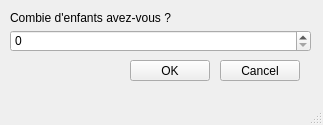
<?xml version="1.0" encoding="UTF-8"?>
<ui version="4.0">
 <class>MainWindow</class>
 <widget class="QMainWindow" name="MainWindow">
  <property name="enabled">
   <bool>true</bool>
  </property>
  <property name="geometry">
   <rect>
    <x>0</x>
    <y>0</y>
    <width>323</width>
    <height>125</height>
   </rect>
  </property>
  <property name="minimumSize">
   <size>
    <width>323</width>
    <height>125</height>
   </size>
  </property>
  <property name="maximumSize">
   <size>
    <width>323</width>
    <height>125</height>
   </size>
  </property>
  <property name="windowTitle">
   <string>MainWindow</string>
  </property>
  <widget class="QWidget" name="centralwidget">
   <widget class="QLabel" name="label">
    <property name="geometry">
     <rect>
      <x>10</x>
      <y>10</y>
      <width>191</width>
      <height>16</height>
     </rect>
    </property>
    <property name="text">
     <string>Combie d'enfants avez-vous ?</string>
    </property>
   </widget>
   <widget class="QSpinBox" name="spinBox">
    <property name="geometry">
     <rect>
      <x>10</x>
      <y>30</y>
      <width>301</width>
      <height>22</height>
     </rect>
    </property>
   </widget>
   <widget class="QPushButton" name="pushButton">
    <property name="geometry">
     <rect>
      <x>130</x>
      <y>60</y>
      <width>80</width>
      <height>21</height>
     </rect>
    </property>
    <property name="text">
     <string>OK</string>
    </property>
   </widget>
   <widget class="QPushButton" name="pushButton_2">
    <property name="geometry">
     <rect>
      <x>220</x>
      <y>60</y>
      <width>80</width>
      <height>21</height>
     </rect>
    </property>
    <property name="text">
     <string>Cancel</string>
    </property>
   </widget>
  </widget>
  <widget class="QMenuBar" name="menubar">
   <property name="geometry">
    <rect>
     <x>0</x>
     <y>0</y>
     <width>323</width>
     <height>20</height>
    </rect>
   </property>
  </widget>
  <widget class="QStatusBar" name="statusbar"/>
 </widget>
 <resources/>
 <connections/>
</ui>
